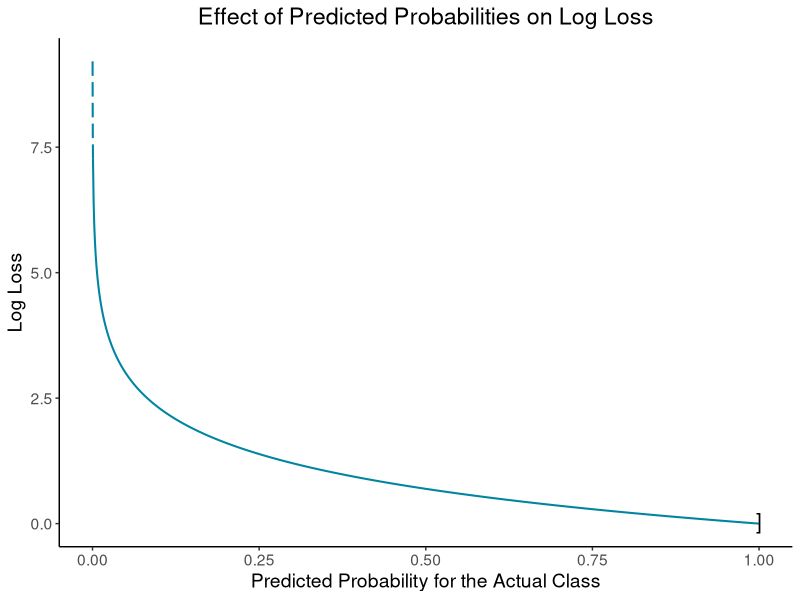
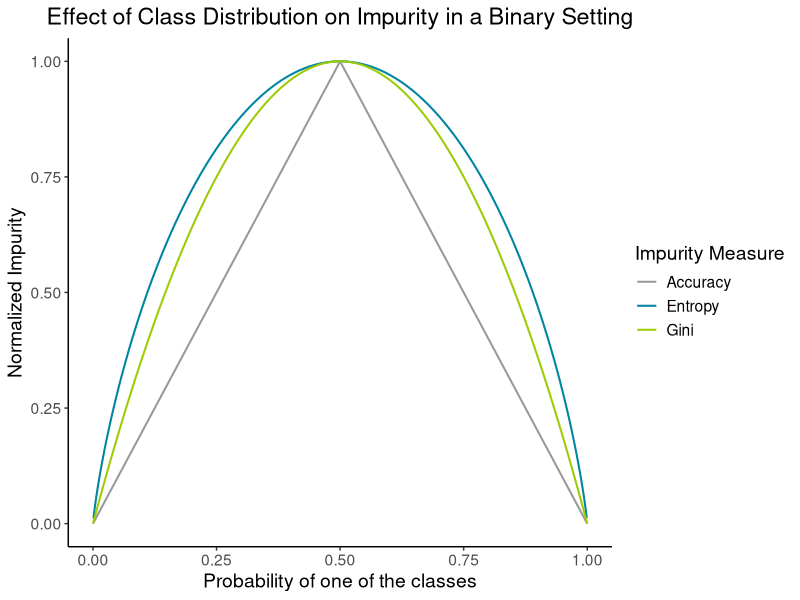
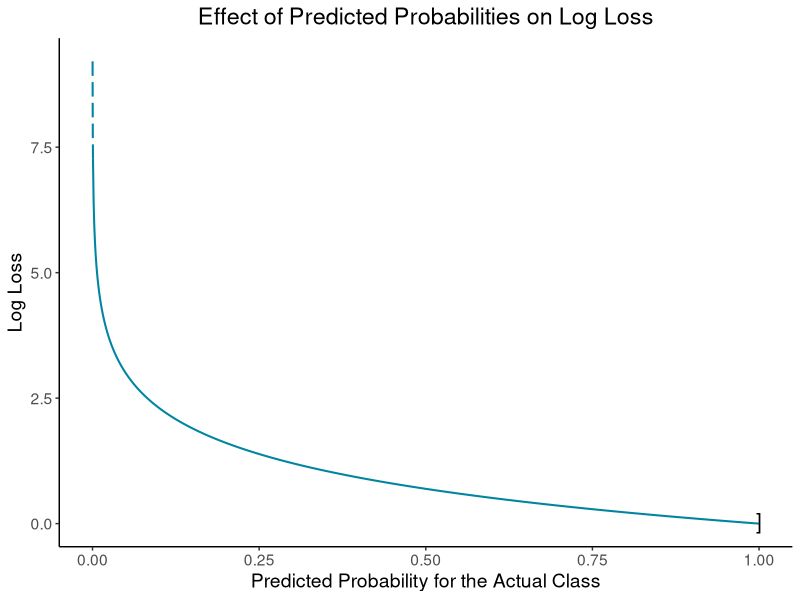
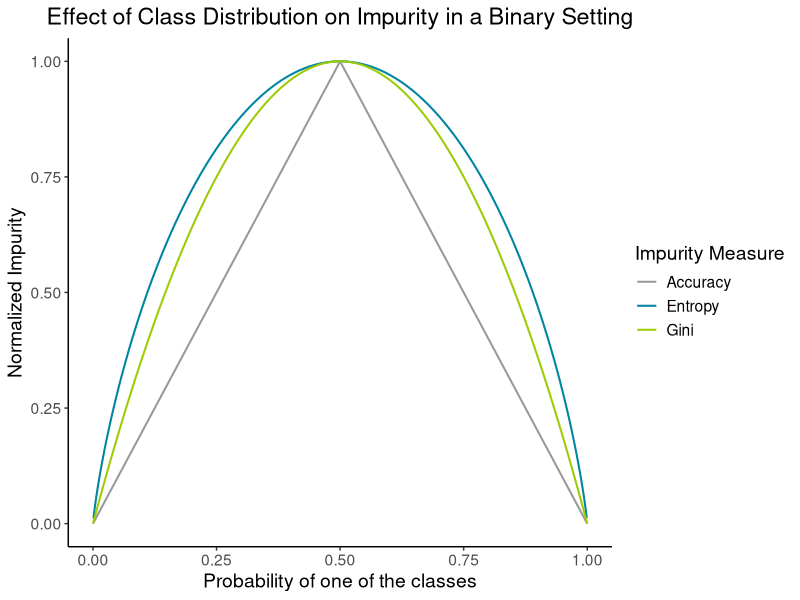

The R source for these figures, in order:
## ---- chunk 1
library(ggplot2)
library(ggthemes)
## ---- chunk 2
startDash <- 0.0007
dashedRange <- seq(0.0001, startDash, by = 0.0001)
fullRange <- seq(startDash, 1, by = 0.001)

logLoss <- function(x){-log(x)}

dashedDF <- data.frame(x = dashedRange, y = NA)
dashedDF$y <- logLoss(dashedDF$x)
fullDF <- data.frame(x = fullRange, y = NA)
fullDF$y <- logLoss(fullDF$x)
bracket<- data.frame(x = 1, y = 0)

logLossPlot <- ggplot(mapping = aes(x, y)) +
  geom_line(data = dashedDF,linetype="longdash", colour="#0085a1",size=0.7) +
  geom_line(data = fullDF, colour="#0085a1",size=0.7)+
  geom_point(data=bracket, shape=93, size=5)+
  ggtitle("Effect of Predicted Probabilities on Log Loss")  +
  ylab("Log Loss") +
  xlab("Predicted Probability for the Actual Class") +
  theme_classic()+
  theme(text = element_text(size=14),plot.title = element_text(hjust = 0.5)) +
  theme(legend.position="none") 

logLossPlot

ggsave("../img/blog/log-loss.png", plot=logLossPlot, device = 'png')

## ---- chunk 3

entropy <- function(x){-(x*log2(x) + (1-x)*log2((1-x)))}
gini <- function(x){(1-(x**2 + (1-x)**2))/0.5}
accuracy <- function(x){(1-pmax(x,1-x))/0.5}

fullRange <- seq(0, 1, by = 0.001)
fullDF <- data.frame(x = fullRange, y = NA)
fullDF$entropy <- entropy(fullDF$x)
fullDF$gini <- gini(fullDF$x)
fullDF$accuracy <- accuracy(fullDF$x)

impurityPlot <- ggplot(fullDF,aes(x)) +
  geom_line(aes(y=entropy, colour="Entropy"),size=0.7)+
  geom_line(aes(y=accuracy, colour="Accuracy"),size=0.7)+
  geom_line(aes(y=gini, colour="Gini"),size=0.7)+
  ggtitle("Effect of Class Distribution on Impurity in a Binary Setting")  +
  ylab("Normalized Impurity") +
  xlab("Probability of one of the classes") +
  theme_classic()+
  scale_colour_manual("Impurity Measure",values=c( "#999999","#0085a1","#9DCB05"))  +
  theme(text = element_text(size=14),plot.title = element_text(hjust = 0.5)) 


impurityPlot

ggsave("../img/blog/impurity.png", plot=impurityPlot, device = 'png')

